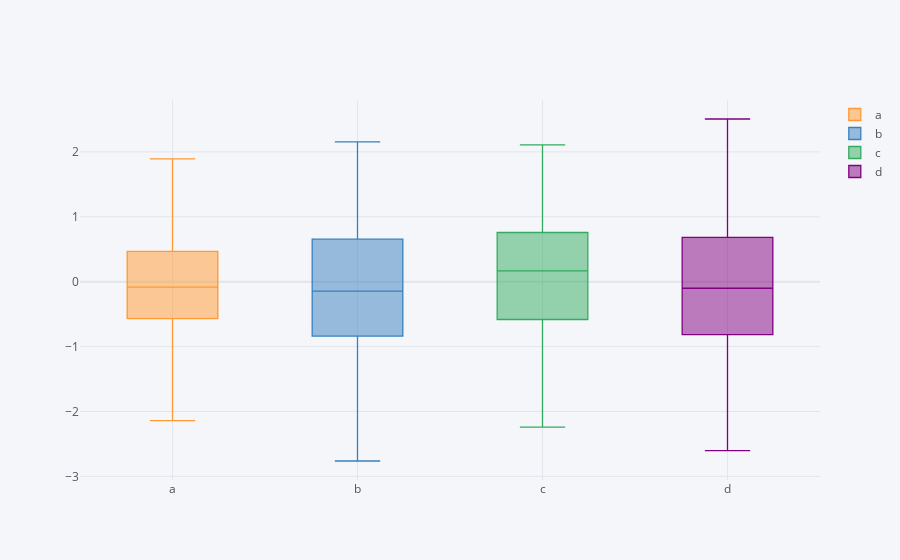

This figure's notebook cell:
### Code cell
dataframe.iplot(kind='box')
